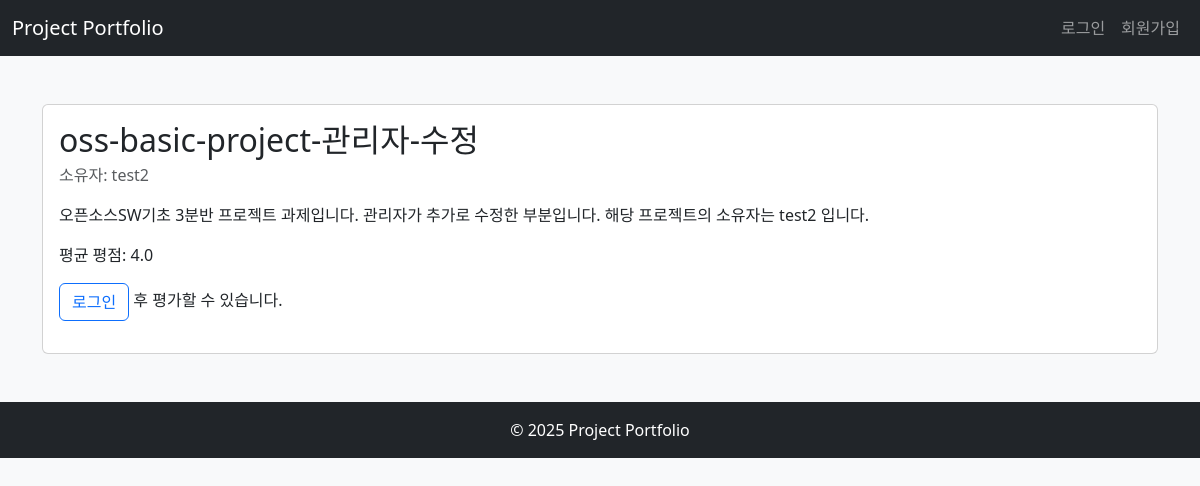
The app's page /8/ with its own data.
### projects/models.py (models this page shows)
class Project(models.Model):
    user = models.ForeignKey(settings.AUTH_USER_MODEL, on_delete=models.CASCADE)
    title = models.CharField(max_length=255)
    description = models.TextField()
    created_at = models.DateTimeField(auto_now_add=True)
    updated_at = models.DateTimeField(auto_now=True)
    def average_rating(self):
        ratings = self.ratings.all()
        return round(sum(r.score for r in ratings) / ratings.count(), 2) if ratings else 0

class User(AbstractUser):
    pass

class Rating(models.Model):
    project = models.ForeignKey(Project, related_name='ratings', on_delete=models.CASCADE)
    user = models.ForeignKey(settings.AUTH_USER_MODEL, on_delete=models.CASCADE)
    score = models.IntegerField(choices=[(i, i) for i in range(1, 6)])
    class Meta:
        unique_together = ('project', 'user')  # (project, user) 쌍에 대한 Unique 제약 조건

### projects/views.py (the view)
# urls.py: path("<int:pk>/", views.project_detail, name="project_detail"),
def project_detail(request, pk):
    project = get_object_or_404(Project, pk=pk)
    rating_given = Rating.objects.filter(user=request.user, project=project).exists() if request.user.is_authenticated else False
    if request.method == "POST" and not rating_given:
        form = RatingForm(request.POST)
        if form.is_valid():
            rating = form.save(commit=False)
            rating.user = request.user       # 현재 사용자로 설정
            rating.project = project         # 평가 대상 프로젝트 지정
            rating.save()
            return redirect("project_detail", pk=pk)
    else:
        form = RatingForm()
    return render(request, "project_detail.html", {
        "project": project,
        "form": form,
        "rating_given": rating_given
    })

### templates/project_detail.html
{% extends "base.html" %}
{% block content %}
  <div class="card">
    <div class="card-body">
      <h2 class="card-title">{{ project.title }}</h2>
      <p class="card-subtitle text-muted">소유자: {{ project.user.username }}</p>
      <p class="mt-3">{{ project.description }}</p>
      <p>평균 평점: {{ project.average_rating }}</p>
      {% if user.is_authenticated %}
        {% if not rating_given %}
          <form method="post">
            {% csrf_token %}
            {{ form.as_p }}
            <button type="submit" class="btn btn-success">평점 등록</button>
          </form>
        {% else %}
          <p class="text-success">이미 평가하셨습니다.</p>
        {% endif %}
      {% else %}
        <p>
          <a href="{% url 'login' %}" class="btn btn-outline-primary">로그인</a> 후 평가할 수 있습니다.
        </p>
      {% endif %}
    </div>
  </div>
{% endblock %}

### records on screen
Project: title "oss-basic-project-관리자-수정", user.username "test2", description "오픈소스SW기초 3분반 프로젝트 과제입니다. 관리자가 추가로 수정한 부분입니다. 해당 프로젝트의 소유자는 test2 입니다.", average_rating "4.0"
